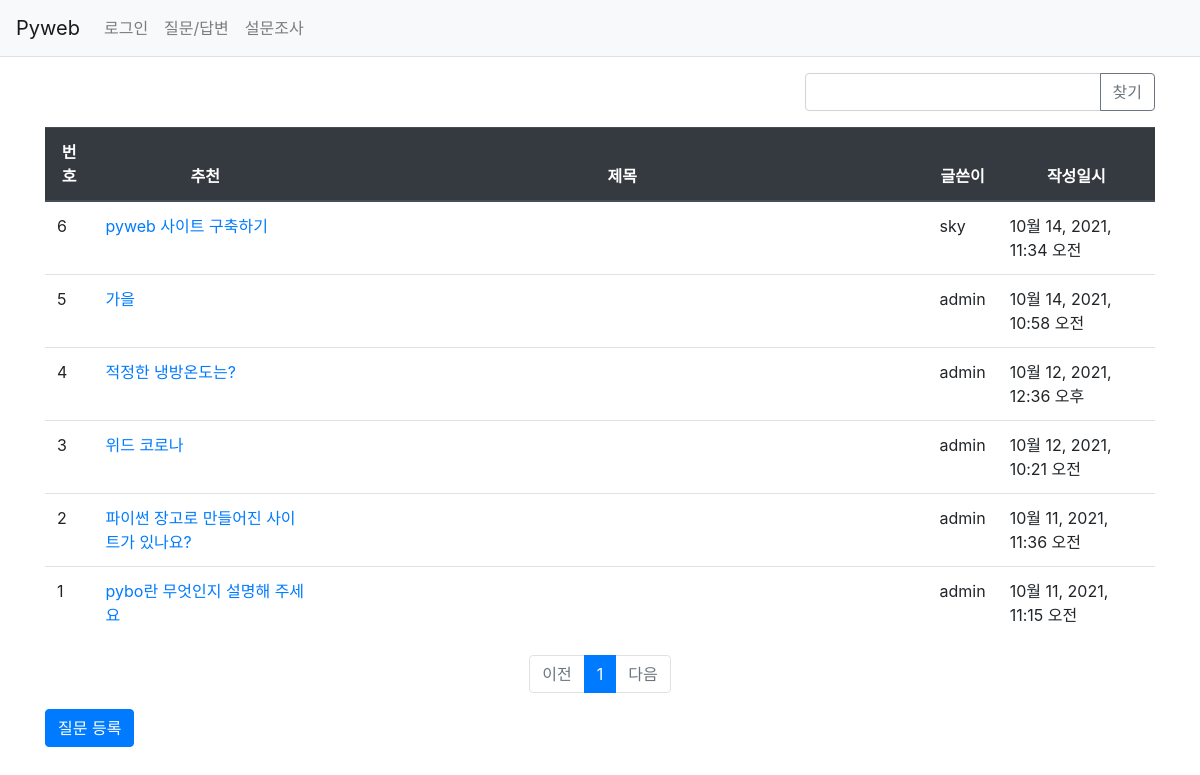
/pybo/board/, run on an earlier commit of the app's database.
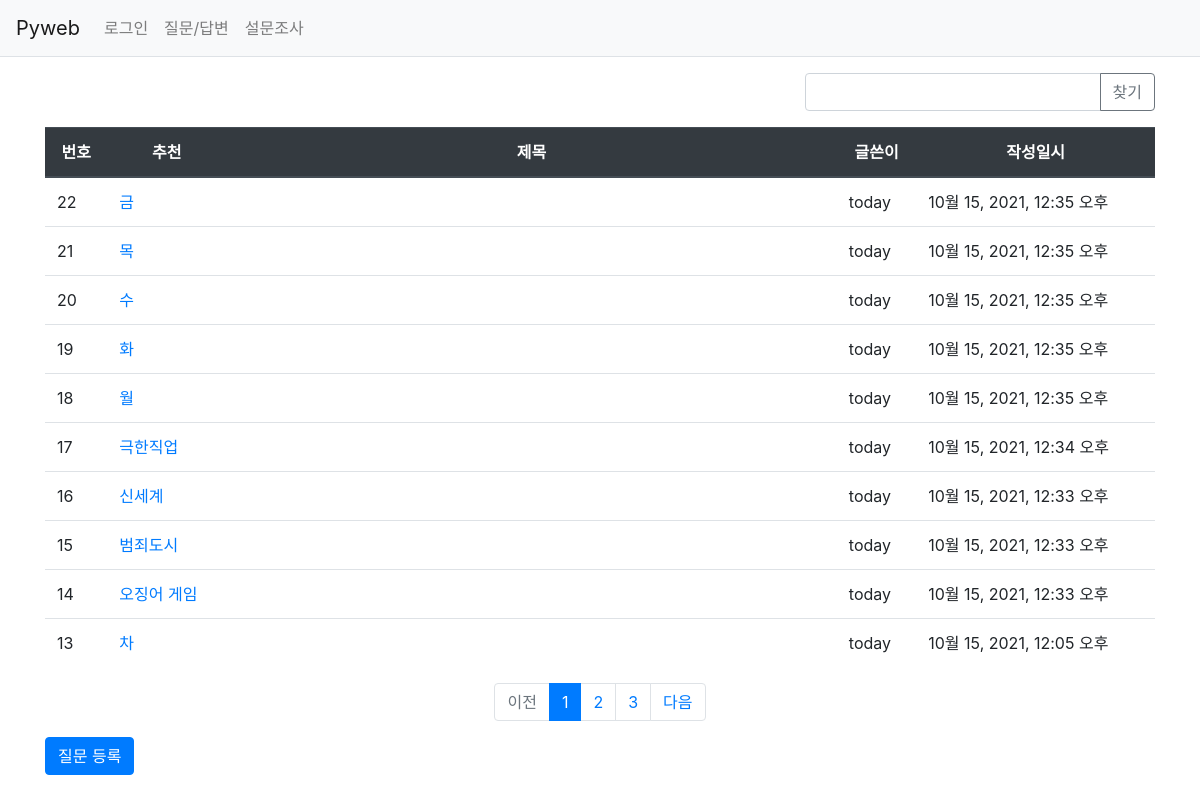
And on a later commit of the database.
### pybo/models.py (models this page shows, shortened)
class Question(models.Model):
    author = models.ForeignKey(User, on_delete=models.CASCADE, related_name='author_question')
    subject = models.CharField(max_length=200)
    content = models.TextField()
    create_date = models.DateTimeField()
    modify_date = models.DateTimeField(null=True, blank=True)
    voter = models.ManyToManyField(User, related_name='voter_question')

### pybo/views/base_views.py (the view, shortened to what this page needs)
# urls.py: path('board/', base_views.board, name='board'),
def board(request):
    page = request.GET.get('page', '1')
    kw = request.GET.get('kw', '')
    question_list = Question.objects.order_by('-create_date')  # 내림차순 정렬
    paginator = Paginator(question_list, 10)
    page_obj = paginator.get_page(page)
    context = {'question_list': page_obj, 'page': page, 'kw': kw}  # page, kw 추가
    return render(request, 'pybo/question_list.html', context)

### pybo/templatetags/pybo_filter.py (called while the page is built)
@register.filter
def sub(value, arg):
    return value - arg

### templates/pybo/question_list.html (shortened to what this page needs)
{% extends 'base.html' %}
{% load pybo_filter %}
{% block content %}
<div class="container my-3">
    <div class="row justify-content-end my-3">
        <div class="col-4 input-group">
            <input type="text" class="form-control kw"
                   value="{{ kw|default_if_none:'' }}">
            <div class="input-group-append">
                <button class="btn btn-outline-secondary"
                        type="button" id="btn_search">찾기</button>
            </div>
        </div>
    </div>
    <table class="table">
        <thead>
        <tr class="text-center thead-dark">
            <th>번호</th>
            <th>추천</th>
            <th style="width: 55%">제목</th>
            <th>글쓴이</th>
            <th>작성일시</th>
        </tr>
        </thead>
        <tbody>
        {% if question_list %}
            {% for question in question_list %}
            <tr>
                <td>{{ question_list.paginator.count|sub:question_list.start_index|sub:forloop.counter0|add:1 }}</td>
                <td>
                    <a href="{% url 'pybo:detail' question.id %}">
                        {{ question.subject }}
                    </a>
                </td>
                <td>
                </td>
                <td>{{ question.author.username }}</td>
                <td>{{ question.create_date }}</td>
            </tr>
            {% endfor %}
        {% endif %}
        </tbody>
    </table>
    <ul class="pagination justify-content-center">
        {% if question_list.has_previous %}
        <li class="page-item">
            <a class="page-link" href="#"
               data-page="{{ question_list.previous_page_number }}">이전</a>
        </li>
        {% else %}
       <li class="page-item disabled">
            <a class="page-link" tableindex="-1" aria-disabled="true" href="#">
                이전
            </a>
        </li>
        {% endif %}
        {% for page_number in question_list.paginator.page_range %}
            {% if page_number == question_list.number %}
            <li class="page-item active" aria-current="page">
                <a class="page-link" href="?page={{ page_number }}">
                    {{ page_number }}
                </a>
            </li>
            {% else %}
            <li class="page-item">
                <a class="page-link" href="?page={{ page_number }}">
                    {{ page_number }}
                </a>
            </li>
            {% endif %}
        {% endfor %}
        {% if question_list.has_next %}
        <li class="page-item">
            <a class="page-link" href="#"
               data-page="{{ question_list.next_page_number }}">다음</a>
        </li>
        {% else %}
       <li class="page-item disabled">
            <a class="page-link" tableindex="-1" aria-disabled="true" href="#">
                다음
            </a>
        </li>
        {% endif %}
    </ul>
    <a href="{% url 'pybo:question_create' %}" class="btn btn-primary">질문 등록</a>
</div>
{% endblock %}

### templates/base.html (shortened to what this page needs)
{% load static %}
<!DOCTYPE html>
<html lang="en">
<head>
    <link rel="stylesheet" href="{% static 'pybo/css/bootstrap.css' %}">
</head>
<body>
{% include 'navbar.html' %}
{% block content %}
{% endblock %}
</body>
</html>

### templates/navbar.html (shortened to what this page needs)
<!DOCTYPE html>
<html lang="en">
<head>
</head>
<body>
    <nav class="navbar navbar-expand-lg navbar-light bg-light border-bottom">
        <a class="navbar-brand" href="{% url 'pybo:index' %}">Pyweb</a>
        <div class="collapse navbar-collapse flex-grow-0" id="navbarNav">
            <ul class="navbar-nav">
                <li class="nav-item">
                    {% if user.is_authenticated %}
                        <a class="nav-link" href="{% url 'common:logout' %}">{{ user.username }}(로그아웃)</a>
                    {% else %}
                        <a class="nav-link" href="{% url 'common:login' %}">로그인</a>
                    {% endif %}
                </li>
                <li class="nav-item">
                    <a class="nav-link" href="{% url 'pybo:board' %}">질문/답변</a>
                </li>
                <li class="nav-item">
                    <a class="nav-link" href="{% url 'poll:poll_list' %}">설문조사</a>
                </li>
            </ul>
        </div>
    </nav>
</body>
</html>

What changed in the data, as far as the page shows it:
removed Question: paginator.count|sub "6", subject "pyweb 사이트 구축하기", author.username "sky", create_date "10월 14, 2021, 11:34 오전"
removed Question: paginator.count|sub "5", subject "가을", author.username "admin", create_date "10월 14, 2021, 10:58 오전"
removed Question: paginator.count|sub "4", subject "적정한 냉방온도는?", author.username "admin", create_date "10월 12, 2021, 12:36 오후"
removed Question: paginator.count|sub "3", subject "위드 코로나", author.username "admin", create_date "10월 12, 2021, 10:21 오전"
no longer on this page (row unchanged): Question: paginator.count|sub "2", subject "파이썬 장고로 만들어진 사이트가 있나요?", author.username "admin", create_date "10월 11, 2021, 11:36 오전"
no longer on this page (row unchanged): Question: paginator.count|sub "1", subject "pybo란 무엇인지 설명해 주세요", author.username "admin", create_date "10월 11, 2021, 11:15 오전"
added Question: paginator.count|sub "22", subject "금", author.username "today", create_date "10월 15, 2021, 12:35 오후"
added Question: paginator.count|sub "21", subject "목", author.username "today", create_date "10월 15, 2021, 12:35 오후"
added Question: paginator.count|sub "20", subject "수", author.username "today", create_date "10월 15, 2021, 12:35 오후"
added Question: paginator.count|sub "19", subject "화", author.username "today", create_date "10월 15, 2021, 12:35 오후"
added Question: paginator.count|sub "18", subject "월", author.username "today", create_date "10월 15, 2021, 12:35 오후"
added Question: paginator.count|sub "17", subject "극한직업", author.username "today", create_date "10월 15, 2021, 12:34 오후"
added Question: paginator.count|sub "16", subject "신세계", author.username "today", create_date "10월 15, 2021, 12:33 오후"
added Question: paginator.count|sub "15", subject "범죄도시", author.username "today", create_date "10월 15, 2021, 12:33 오후"
added Question: paginator.count|sub "14", subject "오징어 게임", author.username "today", create_date "10월 15, 2021, 12:33 오후"
added Question: paginator.count|sub "13", subject "차", author.username "today", create_date "10월 15, 2021, 12:05 오후"
Also different on the page:
new list line: "2"
new list line: "3"
